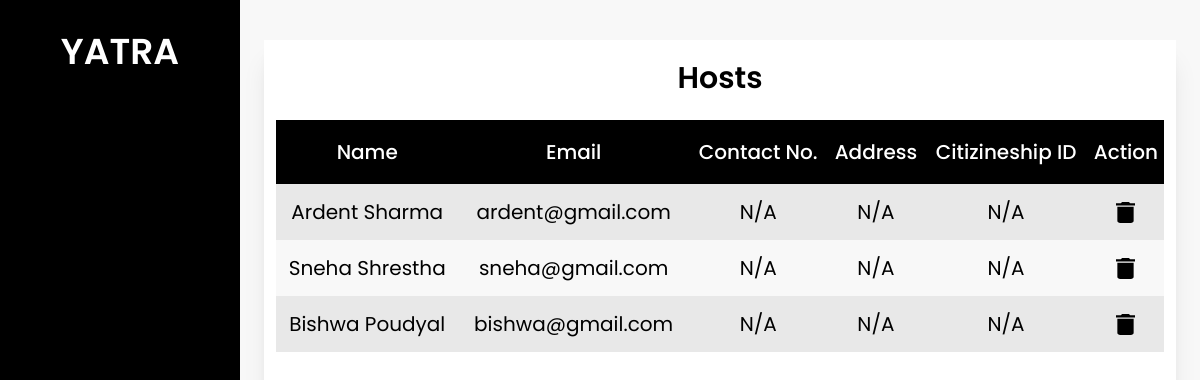
The page /hosts_admin/ on the database its author committed.
### base/models.py (models this page shows)
class Host(models.Model):
    user = models.OneToOneField(User, on_delete=models.CASCADE, related_name="host")
    first_name = models.CharField(max_length=25)
    last_name = models.CharField(max_length=25)
    email = models.EmailField()
    phone_number = models.CharField(max_length=10, null= True, blank=True)
    address = models.CharField(max_length=100, null= True, blank=True)
    citizenship_id = models.CharField(max_length=20, null= True, blank=True)
    citizenship = models.ImageField(upload_to='host/profile', default='default_photo.jpg')
    pic = models.ImageField(upload_to='host/profile', default='default_profile.jpg')
    is_approved = models.CharField(max_length=10, choices=status, default="Pending")

### base/views.py (the view)
# urls.py: path('hosts_admin/', views.hosts_admin, name='hosts_admin'),
def hosts_admin(request):
    hosts = Host.objects.all()
    context={
        'users':hosts
    }
    return render(request, 'host/hosts_admin.html', context)

### base/templatetags/user_group.py (called while the page is built)
@register.filter(name='has_group')
def has_group(user, group_name):
    return user.groups.filter(name=group_name).exists()

### base/templates/host/hosts_admin.html (shortened to what this page needs)
{% extends 'base/base.html' %}
{% load static %}
{% block content%}
<div class="h-screen w-full px-6 py-10 bg-theme">
    <div class="bg-white h-full flex flex-col justify-between shadow-xl">
        <div class="p-3">
            <h1 class="text-center text-3xl font-semibold pt-2 pb-6">Hosts</h1>
            <table class="w-full">
                <thead class="h-16 text-center">
                    <tr class="bg-black text-white text-xl">
                        <th class="font-medium">Name</th>
                        <th class="font-medium">Email</th>
                        <th class="font-medium">Contact No.</th>
                        <th class="font-medium">Address</th>
                        <th class="font-medium">Citizineship ID</th>
                        <th class="font-medium">Action</th>
                    </tr>
                </thead>
                <tbody class="text-center">
                    {% for user in users %}
                    <tr class="text-xl h-14">
                        <td>{{user.first_name}} {{user.last_name}}</td>
                        <td>{{user.email}}</td>
                        <td>{% if user.phone_number %}{{user.phone_number}}{% else %}N/A{% endif %}</td>
                        <td>{% if user.citizenship_id %}{{user.citizenship_id}}{% else %}N/A{% endif %}</td>
                        <td>{% if user.license_no %}{{user.license_no}}{% else %}N/A{% endif %}</td>
                        <td>
                            <div class="flex flex-row justify-around">
                                <a href="{% url 'delete_user' user.user.id %}" onclick="return ConfirmDelete()">
                                    <img src="{% static 'images/delete.svg' %}">
                                </a>
                            </div>
                        </td>
                    </tr>
                    {% endfor %}
                </tbody>
            </table>
        </div>
    </div>
</div>
{% endblock content %}

### rows shown on the page
Host: first_name "Ardent", last_name "Sharma", email "ardent@gmail.com", shows "N/A"
Host: first_name "Sneha", last_name "Shrestha", email "sneha@gmail.com", shows "N/A"
Host: first_name "Bishwa", last_name "Poudyal", email "bishwa@gmail.com", shows "N/A"
